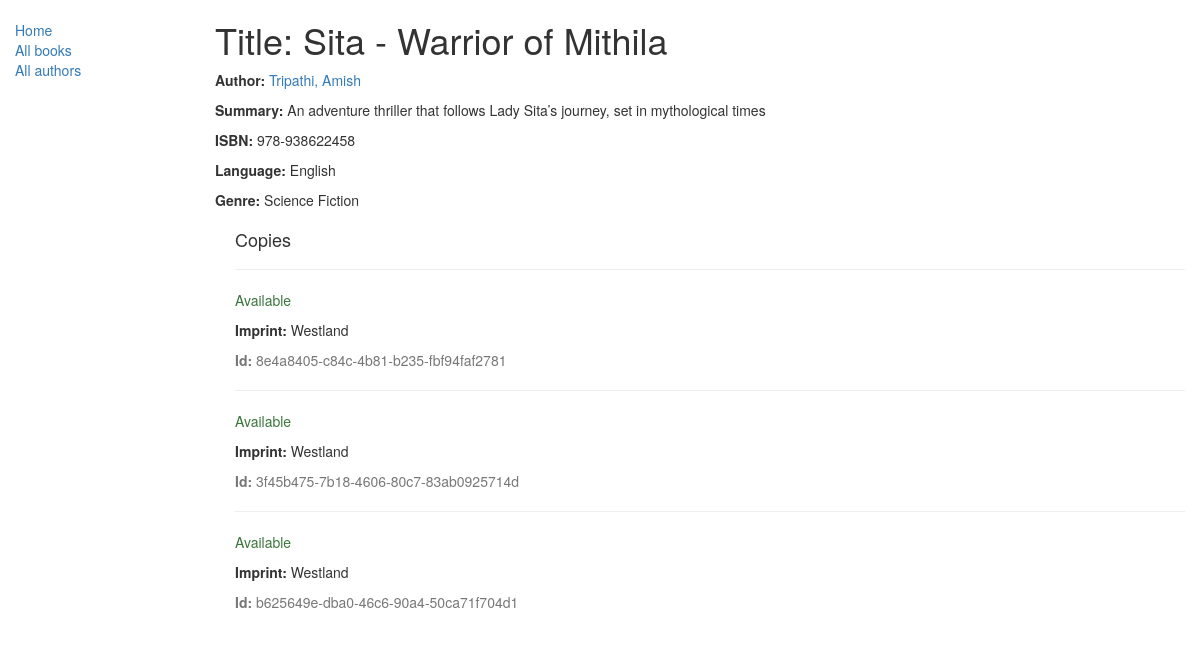
/catalog/book/1, run on the app's committed database.
### catalog/models.py (models this page shows, shortened)
class Book(models.Model):
    title = models.CharField(max_length=200)
    author = models.ForeignKey('Author', on_delete=models.SET_NULL, null=True)
    summary = models.TextField(
        max_length=1000, help_text="Enter a brief description of the book")
    isbn = models.CharField(
        'ISBN', max_length=13, help_text='13 Character <a href="https://www.isbn-international.org/content/what-isbn">ISBN number</a>')
    genre = models.ManyToManyField(
        Genre, help_text="Select a genre for this book")
    language = models.ForeignKey(
        'Language', on_delete=models.SET_NULL, null=True)
    def display_genre(self):
        """
        Creates a string for the Genre. This is required to display genre in Admin.
        """
        return ', '.join([genre.name for genre in self.genre.all()[:3]])
    display_genre.short_description = 'Genre'

class Author(models.Model):
    first_name = models.CharField(max_length=100)
    last_name = models.CharField(max_length=100)
    date_of_birth = models.DateField(null=True, blank=True)
    date_of_death = models.DateField('Died', null=True, blank=True)
    def get_absolute_url(self):
        return reverse('author-detail', args=[str(self.id)])
    def __str__(self):
        return '%s, %s' % (self.last_name, self.first_name)
    class Meta:
        ordering = ['first_name']

class Language(models.Model):
    name = models.CharField(max_length=200,
                            help_text="Enter a book language (e.g. Telugu, Hindi, English etc.)")
    def __str__(self):
        return self.name

class Genre(models.Model):
    name = models.CharField(max_length=200,
                            help_text="Enter a book genre (e.g. Science Fiction, French Poetry etc.)")
    def __str__(self):
        return self.name

class BookInstance(models.Model):
    id = models.UUIDField(primary_key=True, default=uuid.uuid4,
                          help_text="Unique ID for this particular book across whole library")
    book = models.ForeignKey('Book', on_delete=models.SET_NULL, null=True)
    imprint = models.CharField(max_length=200)
    due_back = models.DateField(null=True, blank=True)
    LOAN_STATUS = (
        ('d', 'Maintenance'),
        ('o', 'On loan'),
        ('a', 'Available'),
        ('r', 'Reserved'),
    )
    status = models.CharField(max_length=1, choices=LOAN_STATUS,
                              blank=True, default='d', help_text='Book availability')
    class Meta:
        ordering = ["due_back"]

### catalog/views.py (the view)
# urls.py: url(r'^book/(?P<pk>\d+)$', views.BookDetailView.as_view(), name='book-detail'),
class BookDetailView(generic.DetailView):
    model = Book

### catalog/templates/catalog/book_detail.html (shortened to what this page needs)
{% extends "base_generic.html" %}
{% block content %}
  <h1>Title: {{ book.title }}</h1>
  <p><strong>Author:</strong> <a href="{{ book.author.get_absolute_url }}">{{ book.author }}</a></p>
  <p><strong>Summary:</strong> {{ book.summary }}</p>
  <p><strong>ISBN:</strong> {{ book.isbn }}</p>
  <p><strong>Language:</strong> {{ book.language }}</p>
  <p><strong>Genre:</strong> {% for genre in book.genre.all %} {{ genre }}{% if not forloop.last %}, {% endif %}{% endfor %}</p>
  <div style="margin-left:20px;margin-top:20px">
    <h4>Copies</h4>
    {% for copy in book.bookinstance_set.all %}
    <hr>
    <p class="{% if copy.status == 'a' %}text-success{% elif copy.status == 'd' %}text-danger{% else %}text-warning{% endif %}">{{ copy.get_status_display }}</p>
    <p><strong>Imprint:</strong> {{copy.imprint}}</p>
    <p class="text-muted"><strong>Id:</strong> {{copy.id}}</p>
    {% endfor %}
  </div>
{% endblock %}

### catalog/templates/base_generic.html (shortened to what this page needs)
<!DOCTYPE html>
<html lang="en">
<head>
    <link rel="stylesheet" href="https://maxcdn.bootstrapcdn.com/bootstrap/3.3.7/css/bootstrap.min.css">
    {% load static %}
    <link rel="stylesheet" href="{% static 'css/styles.css' %}">
</head>
<body>
    <div class="container-fluid">
        <div class="row">
            <div class="col-sm-2">
                {% block sidebar %}
                <ul class="sidebar-nav">
                    <li><a href="{% url 'index' %}">Home</a></li>
                    <li><a href="{% url 'books' %}">All books</a></li>
                    <li><a href="{% url 'authors' %}">All authors</a></li>
                </ul>
                {% endblock %}
            </div>
            <div class="col-sm-10 ">
                {% block content %}{% endblock %}
            </div>
        </div>
    </div>
</body>
</html>

### catalog/static/css/styles.css (style rules this page uses)
.sidebar-nav { margin-top: 20px; padding: 0; list-style: none; }

### data on the page
Book: title "Sita - Warrior of Mithila", author "Tripathi, Amish", summary "An adventure thriller that follows Lady Sita’s journey, set in mythological times", isbn "978-938622458", language "English"
Genre: name "Science Fiction"
BookInstance: status "Available", imprint "Westland", id "8e4a8405-c84c-4b81-b235-fbf94faf2781"
BookInstance: status "Available", imprint "Westland", id "3f45b475-7b18-4606-80c7-83ab0925714d"
BookInstance: status "Available", imprint "Westland", id "b625649e-dba0-46c6-90a4-50ca71f704d1"
